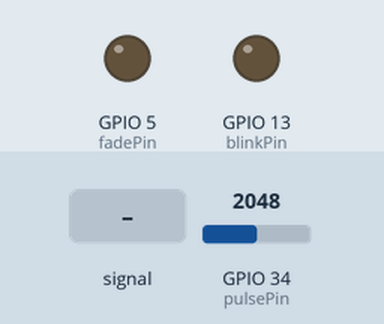
The sketch below on a simulated ESP32. Parts: output pins drawn as LEDs (lit = HIGH). The inputs (shaded band) are chosen by the test bench; at power-on: GPIO 34 (pulsePin) = 2048. WiFi joins after 1.5 s; servers stay silent unless stated; the local clock reads 2024-03-15 10:24:30 at power-on unless the sketch sets it; no MQTT or app messages arrive unless stated; what the sketch prints to the serial monitor is not drawn.

Above: at 2.7 s.
2.8 s: GPIO 34 (pulsePin) fed a 200 Hz sine of ±327 counts around its level
At 3.77 s:
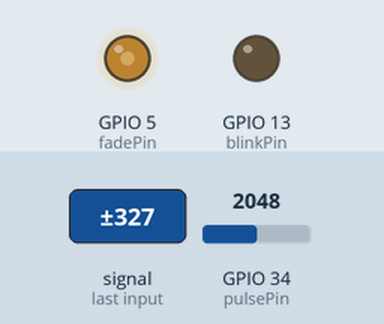
5.8 s: GPIO 34 (pulsePin) set to 2540
At 6.6 s:
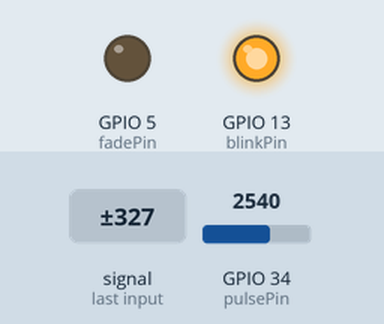
7.6 s: GPIO 34 (pulsePin) fed a 2 Hz sine of ±1228 counts around its level
At 8.22 s:
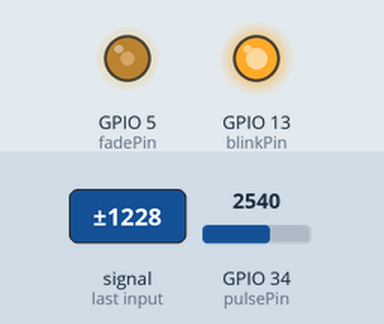
10.6 s: GPIO 34 (pulsePin) fed a 1000 Hz sine of ±1023 counts around its level
At 11.4 s:
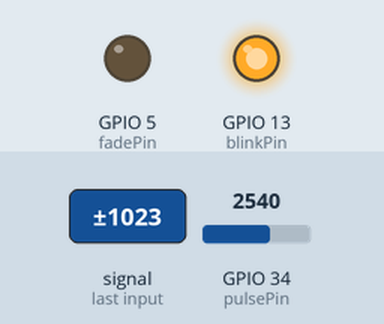
12.3 s: GPIO 34 (pulsePin) set to 2166
At 13.3 s:
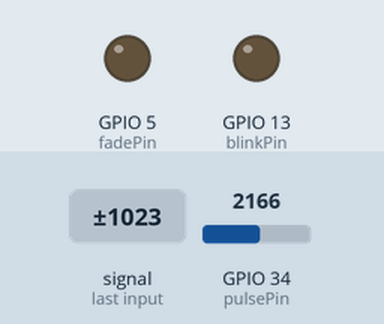
15.1 s: GPIO 34 (pulsePin) set to 2068
At 16.2 s:
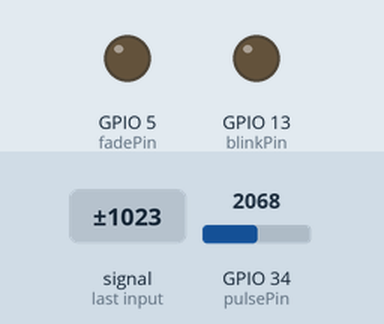
Timing chart, 0 to 17.6 s (numbered marks = the images above; inputs shaded):
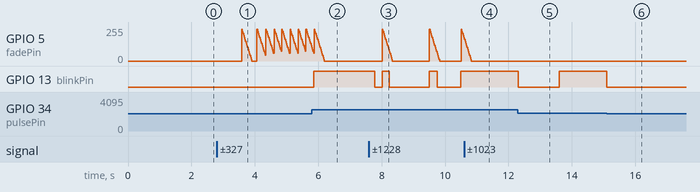

Measured:
- after the input at 5.8 s, GPIO 13 (blinkPin): LOW → HIGH after 0.06 s
- after the input at 10.6 s, GPIO 5 (fadePin): goes on until 10.8 s, then stays 0/255; GPIO 13 (blinkPin): stops changing and stays HIGH
- after the input at 12.3 s, GPIO 13 (blinkPin): HIGH → LOW at once, → HIGH 1.3 s later
- after the input at 15.1 s, GPIO 13 (blinkPin): HIGH → LOW at once

The sketch:

PulseSensorAmped_Arduino_1.5.0_ESP32_MQTT.ino
```cpp
/*  Pulse Sensor Amped 1.5    by Joel Murphy and Yury Gitman   http://www.pulsesensor.com

  ----------------------  Notes ----------------------  ----------------------
  This code:
  1) Blinks an LED to User's Live Heartbeat   PIN 13
  2) Fades an LED to User's Live HeartBeat    PIN 5
  3) Determines BPM
  4) Prints All of the Above to Serial

  Read Me:
  https://github.com/WorldFamousElectronics/PulseSensor_Amped_Arduino/blob/master/README.md
  ----------------------       ----------------------  ----------------------
*/
// June 5,2018
// ESP32 for MQTTversion by coniferconifer
// https://github.com/WorldFamousElectronics/PulseSensor_Amped_Arduino/
// bpm and ibi are transmitted to MQTT server (Thingsboard)
// see #ifdef ESP32 part

#define PROCESSING_VISUALIZER 1
#define SERIAL_PLOTTER  2

//  Variables
#define ESP32

#ifdef ESP32
#include "time.h"
#define TIMEZONE 9 //in Japan
#define NTP1 "time.google.com"
#define NTP2 "ntp.nict.jp"
#define NTP3 "ntp.jst.mfeed.ad.jp"

#define MQTT 3
#define LEDC_CHANNEL_0     0
#define LEDC_CHANNEL_1     1
#define LEDC_TIMER_8_BIT  8
#define LEDC_BASE_FREQ     5000
int pulsePin = 34;                 // Pulse Sensor purple wire connected to analog pin 34 , ADC6
int blinkPin = 13;                 // pin to blink led at each beat
int fadePin = 5;                  // pin to do fancy classy fading blink at each beat
#else
int pulsePin = 0;                 // Pulse Sensor purple wire connected to analog pin 0
int blinkPin = 13;                // pin to blink led at each beat
int fadePin = 5;                  // pin to do fancy classy fading blink at each beat
#endif


int fadeRate = 0;                 // used to fade LED on with PWM on fadePin

// Volatile Variables, used in the interrupt service routine!
volatile int BPM;                   // int that holds raw Analog in 0. updated every 2mS
volatile int Signal;                // holds the incoming raw data
volatile int IBI = 600;             // int that holds the time interval between beats! Must be seeded!
volatile boolean Pulse = false;     // "True" when User's live heartbeat is detected. "False" when not a "live beat".
volatile boolean QS = false;        // becomes true when Arduoino finds a beat.

// SET THE SERIAL OUTPUT TYPE TO YOUR NEEDS
// PROCESSING_VISUALIZER works with Pulse Sensor Processing Visualizer
//      https://github.com/WorldFamousElectronics/PulseSensor_Amped_Processing_Visualizer
// SERIAL_PLOTTER outputs sensor data for viewing with the Arduino Serial Plotter
//      run the Serial Plotter at 115200 baud: Tools/Serial Plotter or Command+L
//static int outputType = SERIAL_PLOTTER;
//static int outputType = PROCESSING_VISUALIZER;

#ifdef ESP32
static int outputType = MQTT;
#define VERSION "201800605"
#include <WiFi.h>
#include <PubSubClient.h>
#define VERBOSE
// index of WiFi access point
int AP = -1; // access point is not yet found , -1 means not WiFi , but Simple BLE mode
// do not use ADC2* pins with WiFi ON
// referer to "ADC2 Channel cannot be used when WiFi is in use #440"
// https://github.com/espressif/arduino-esp32/issues/440
//
// #define WIFI_POWERSAVE // intermittent WiFi connection reduces power consumpution from 0.18A to 0.08 A on average
//-------- Customise these values -----------
#include "credentials.h"
// credentials.h should include #define WIFI_SSID XXXXXX
//                        #define WIFI_PASS YYYYYY
//                       home , office
char* ssidArray[] = { WIFI_SSID , WIFI_SSID1, WIFI_SSID2};
char* passwordArray[] = {WIFI_PASS, WIFI_PASS1, WIFI_PASS2};
char* tokenArray[] = { TOKEN , TOKEN1, TOKEN2};
char* serverArray[] = {SERVER, SERVER1, SERVER2};
#define MQTTRETRY 1
#define DEVICE_TYPE "ESP32" //
String clientId = DEVICE_TYPE ; //uniq clientID will be generated from MAC
char topic[] = "v1/devices/me/telemetry"; //for Thingsboard
#define MQTTPORT 1883 //for Thingsboard or MQTT server
#define WARMUPTIME 10000 // 10sec
#define INTERVAL 30000 // msec to send data to MQTT server
WiFiClient wifiClient;
PubSubClient client(serverArray[0], MQTTPORT, wifiClient);

void displayTime() {
  struct tm timeInfo;
  if ( AP == -1) return; // BLE mode , do nothing
  getLocalTime(&timeInfo);
  Serial.printf("Date: %04d/%02d/%02d %02d:%02d:%02d , ",
                timeInfo.tm_year + 1900, timeInfo.tm_mon + 1, timeInfo.tm_mday,
                timeInfo.tm_hour, timeInfo.tm_min, timeInfo.tm_sec);

}
#define MAX_TRY 15
int initWiFi() {
  int i ;
  int numaccesspt = (sizeof(ssidArray) / sizeof((ssidArray)[0]));

#ifdef VERBOSE
  Serial.print("Number of Access Point = "); Serial.println(numaccesspt);
#endif
  for (i = 0;  i < numaccesspt; i++) {
#ifdef VERBOSE
    Serial.print("WiFi connecting to "); Serial.println(ssidArray[i]);
#endif
    WiFi.mode(WIFI_OFF);
    WiFi.begin(ssidArray[i], passwordArray[i]);

    int j;
    for (j = 0; j < MAX_TRY; j++) {
      if (WiFi.status() == WL_CONNECTED) {

        int rssi = WiFi.RSSI();
        Serial.printf("RSSI= %d\n", rssi);

        configTime(TIMEZONE * 3600L, 0,  NTP1, NTP2, NTP3);
#ifdef VERBOSE
        Serial.print("WiFi connected, IP address: "); Serial.println(WiFi.localIP());
#endif
        return (i);
      }

      delay(500);
#ifdef VERBOSE
      Serial.print(".");
#endif

    }
#ifdef VERBOSE
    Serial.println(" can not connect to WiFi AP");
#endif

  }
  return (-1);
}


int initWiFi_retry() {
#ifdef VERBOSE
  Serial.print("initWiFi_retry() WiFi connecting to "); Serial.println(ssidArray[AP]);
#endif
  //  Serial.print(" "); Serial.print(passwordArray[AP]);
  WiFi.mode(WIFI_OFF);
  WiFi.begin(ssidArray[AP], passwordArray[AP]);

  int j;
  for (j = 0; j < MAX_TRY; j++) {
    if (WiFi.status() == WL_CONNECTED) {
#ifdef VERBOSE
      Serial.print("WiFi connected, IP address: "); Serial.println(WiFi.localIP());
#endif
      return (AP);
    }
    delay(500);
#ifdef VERBOSE
    Serial.print(".");
#endif
  }
#ifdef VERBOSE
  Serial.println(" can not connect to WiFi AP");
#endif
  return (-1);
}

boolean mqttflag = false;
void publishToMQTT() {
  // WiFi mode
  String payload = "{";
  payload += "\"bpm\":"; payload +=  BPM ; payload += ",";
  payload += "\"ibi\":"; payload += IBI ;
  payload += "}";

  // dont send too long string to MQTT server
  // max 128byte
  displayTime();
#ifdef VERBOSE
  Serial.println(payload);
  Serial.print("AP = "); Serial.print(AP);
#endif

#ifdef VERBOSE
  Serial.print(" Reconnecting client to "); Serial.println(serverArray[AP]);
#endif
  int mqttloop = 0;
  while (1) { // for thingsboard MQTT server
    mqttflag = client.connect(clientId.c_str(),  tokenArray[AP], NULL);
    if (mqttflag == true) break;
    Serial.print("-"); delay(500);
    mqttloop++;
    if (mqttloop > MQTTRETRY) { //there may be something wrong
      mqttflag = false;
      initWiFi_retry();
      // ESP.restart();
      break;
    }
  }

  if (mqttflag == true) {
#ifndef DEEPSLEEP
    if (millis() > WARMUPTIME) { // check if pulse sensor get enough warm up time
#else
    if (true) { //in case of DEEP SLEEP , MQTT publish any time
#endif
      if (client.publish(topic, (char*) payload.c_str())) {
#ifdef VERBOSE
        Serial.println("Publish ok");
#endif
      } else {
#ifdef VERBOSE
        Serial.println("Publish failed");
#endif
      }
    } // WARMUP decision end
  } else {
#ifdef VERBOSE
    Serial.println("unable to connect to MQTT server");
#endif
  }

}
#endif  //ESP32


void setup() {
  pinMode(blinkPin, OUTPUT);        // pin that will blink to your heartbeat!
  pinMode(fadePin, OUTPUT);         // pin that will fade to your heartbeat!
  Serial.begin(115200);             // we agree to talk fast!
#ifdef ESP32
  // generate uniq clientId
  uint64_t chipid;
  chipid = ESP.getEfuseMac();
  clientId += "-";
  //  clientId += DEVICE_ID;
  clientId += String((uint32_t)chipid, HEX);
  Serial.println("clientId :" + clientId);

  AP = initWiFi();
  if ( AP != -1) {  // found  WiFi AP
    client.setClient(wifiClient);
    client.setServer(serverArray[AP], MQTTPORT); // MQTT server for NodeRED or MQTT by Thingsboarxd
  }
#endif

  interruptSetup();                 // sets up to read Pulse Sensor signal every 2mS
  // IF YOU ARE POWERING The Pulse Sensor AT VOLTAGE LESS THAN THE BOARD VOLTAGE,
  // UN-COMMENT THE NEXT LINE AND APPLY THAT VOLTAGE TO THE A-REF PIN
  //   analogReference(EXTERNAL);
#ifdef ESP32
  ledcSetup(LEDC_CHANNEL_0, LEDC_BASE_FREQ, LEDC_TIMER_8_BIT) ; // 8bit precision
  ledcAttachPin(fadePin, LEDC_CHANNEL_0) ; // assaign LED1 to CH0
#endif
}

long counter; long precounter;
boolean loopflag = false;
//  Where the Magic Happens
void loop() {
  long counter;
  serialOutput() ;

  if (QS == true) {    // A Heartbeat Was Found
    // BPM and IBI have been Determined
    // Quantified Self "QS" true when arduino finds a heartbeat
    fadeRate = 255;         // Makes the LED Fade Effect Happen
    // Set 'fadeRate' Variable to 255 to fade LED with pulse
    serialOutputWhenBeatHappens();   // A Beat Happened, Output that to serial.
    QS = false;                      // reset the Quantified Self flag for next time
  }

  ledFadeToBeat();                      // Makes the LED Fade Effect Happen
  delay(20);                             //  take a break

#ifdef ESP32
  counter = millis();
  counter = counter / INTERVAL; // send data to MQTT server every INTERVAL msec
  if ( counter == precounter) {
    if (AP != -1) {
      publishToMQTT();
      precounter = counter + 1;
    }
  }
#endif

}


void ledFadeToBeat() {
  fadeRate -= 15;                         //  set LED fade value
  fadeRate = constrain(fadeRate, 0, 255); //  keep LED fade value from going into negative numbers!
#ifdef ESP32
  ledcWrite(LEDC_CHANNEL_0, fadeRate) ;
#else
  analogWrite(fadePin, fadeRate);         //  fade LED
#endif

}
```

AllSerialHandling.ino
```cpp
//////////
/////////  All Serial Handling Code,
/////////  It's Changeable with the 'outputType' variable
/////////  It's declared at start of code.
/////////

void serialOutput(){   // Decide How To Output Serial.
  switch(outputType){
    case PROCESSING_VISUALIZER:
      sendDataToSerial('S', Signal);     // goes to sendDataToSerial function
      break;
    case SERIAL_PLOTTER:  // open the Arduino Serial Plotter to visualize these data
      Serial.print(BPM);
      Serial.print(",");
      Serial.print(IBI);
      Serial.print(",");
      Serial.println(Signal);
      break;
    default:
      break;
  }

}

//  Decides How To OutPut BPM and IBI Data
void serialOutputWhenBeatHappens(){
  switch(outputType){
    case PROCESSING_VISUALIZER:    // find it here https://github.com/WorldFamousElectronics/PulseSensor_Amped_Processing_Visualizer
      sendDataToSerial('B',BPM);   // send heart rate with a 'B' prefix
      sendDataToSerial('Q',IBI);   // send time between beats with a 'Q' prefix
      break;

    default:
      break;
  }
}

//  Sends Data to Pulse Sensor Processing App, Native Mac App, or Third-party Serial Readers.
void sendDataToSerial(char symbol, int data ){
    Serial.print(symbol);
    Serial.println(data);
  }
```

Interrupt.ino
```cpp
volatile int rate[10];                    // array to hold last ten IBI values
volatile unsigned long sampleCounter = 0;          // used to determine pulse timing
volatile unsigned long lastBeatTime = 0;           // used to find IBI
volatile int P = 512;                     // used to find peak in pulse wave, seeded
volatile int T = 512;                     // used to find trough in pulse wave, seeded
volatile int thresh = 530;                // used to find instant moment of heart beat, seeded
volatile int amp = 0;                   // used to hold amplitude of pulse waveform, seeded
volatile boolean firstBeat = true;        // used to seed rate array so we startup with reasonable BPM
volatile boolean secondBeat = false;      // used to seed rate array so we startup with reasonable BPM


hw_timer_t * timer = NULL;
volatile SemaphoreHandle_t timerSemaphore;
portMUX_TYPE timerMux = portMUX_INITIALIZER_UNLOCKED;


#define ESP32  // timer interrupt code for ESP32 added by coniferconifer
// see https://github.com/espressif/arduino-esp32/blob/master/libraries/ESP32/examples/Timer/RepeatTimer/RepeatTimer.ino
//
#ifdef ESP32
void IRAM_ATTR onTimer() {
#else
// THIS IS THE TIMER 2 INTERRUPT SERVICE ROUTINE.
// Timer 2 makes sure that we take a reading every 2 miliseconds
ISR(TIMER2_COMPA_vect) {
#endif

#ifdef ESP32
  portENTER_CRITICAL_ISR(&timerMux);          // cli();
#else
  cli();                                      // disable interrupts while we do this
#endif

  // triggered when Timer2 counts to 124
#ifndef ESP32
  Signal = analogRead(pulsePin);              // read the Pulse Sensor
#else
  Signal = analogRead(pulsePin) / 4;            // read the Pulse Sensor, bits of ESP32 ADC ch is 4 times larger
#endif
  sampleCounter += 2;                         // keep track of the time in mS with this variable
  int N = sampleCounter - lastBeatTime;       // monitor the time since the last beat to avoid noise

  //  find the peak and trough of the pulse wave
  if (Signal < thresh && N > (IBI / 5) * 3) { // avoid dichrotic noise by waiting 3/5 of last IBI
    if (Signal < T) {                       // T is the trough
      T = Signal;                         // keep track of lowest point in pulse wave
    }
  }

  if (Signal > thresh && Signal > P) {        // thresh condition helps avoid noise
    P = Signal;                             // P is the peak
  }                                        // keep track of highest point in pulse wave

  //  NOW IT'S TIME TO LOOK FOR THE HEART BEAT
  // signal surges up in value every time there is a pulse
  if (N > 250) {                                  // avoid high frequency noise
    if ( (Signal > thresh) && (Pulse == false) && (N > (IBI / 5) * 3) ) {
      Pulse = true;                               // set the Pulse flag when we think there is a pulse
      digitalWrite(blinkPin, HIGH);               // turn on pin 13 LED
      IBI = sampleCounter - lastBeatTime;         // measure time between beats in mS
      lastBeatTime = sampleCounter;               // keep track of time for next pulse

      if (secondBeat) {                      // if this is the second beat, if secondBeat == TRUE
        secondBeat = false;                  // clear secondBeat flag
        for (int i = 0; i <= 9; i++) {       // seed the running total to get a realisitic BPM at startup
          rate[i] = IBI;
        }
      }

      if (firstBeat) {                       // if it's the first time we found a beat, if firstBeat == TRUE
        firstBeat = false;                   // clear firstBeat flag
        secondBeat = true;                   // set the second beat flag
        sei();                               // enable interrupts again
        return;                              // IBI value is unreliable so discard it
      }


      // keep a running total of the last 10 IBI values
      word runningTotal = 0;                  // clear the runningTotal variable

      for (int i = 0; i <= 8; i++) {          // shift data in the rate array
        rate[i] = rate[i + 1];                // and drop the oldest IBI value
        runningTotal += rate[i];              // add up the 9 oldest IBI values
      }

      rate[9] = IBI;                          // add the latest IBI to the rate array
      runningTotal += rate[9];                // add the latest IBI to runningTotal
      runningTotal /= 10;                     // average the last 10 IBI values
      BPM = 60000 / runningTotal;             // how many beats can fit into a minute? that's BPM!
      QS = true;                              // set Quantified Self flag
      // QS FLAG IS NOT CLEARED INSIDE THIS ISR
    }
  }

  if (Signal < thresh && Pulse == true) {  // when the values are going down, the beat is over
    digitalWrite(blinkPin, LOW);           // turn off pin 13 LED
    Pulse = false;                         // reset the Pulse flag so we can do it again
    amp = P - T;                           // get amplitude of the pulse wave
    thresh = amp / 2 + T;                  // set thresh at 50% of the amplitude
    P = thresh;                            // reset these for next time
    T = thresh;
  }

  if (N > 2500) {                          // if 2.5 seconds go by without a beat
    thresh = 530;                          // set thresh default
    P = 512;                               // set P default
    T = 512;                               // set T default
    lastBeatTime = sampleCounter;          // bring the lastBeatTime up to date
    firstBeat = true;                      // set these to avoid noise
    secondBeat = false;                    // when we get the heartbeat back
  }

#ifndef ESP32
  sei();                                   // enable interrupts when youre done!
#else
  portEXIT_CRITICAL_ISR(&timerMux);
  // Give a semaphore that we can check in the loop
  xSemaphoreGiveFromISR(timerSemaphore, NULL);
  // It is safe to use digitalRead/Write here if you want to toggle an output
#endif
}// end isr

void interruptSetup() { // CHECK OUT THE Timer_Interrupt_Notes TAB FOR MORE ON INTERRUPTS
#ifndef ESP32
  // Initializes Timer2 to throw an interrupt every 2mS.
  TCCR2A = 0x02;     // DISABLE PWM ON DIGITAL PINS 3 AND 11, AND GO INTO CTC MODE
  TCCR2B = 0x06;     // DON'T FORCE COMPARE, 256 PRESCALER
  OCR2A = 0X7C;      // SET THE TOP OF THE COUNT TO 124 FOR 500Hz SAMPLE RATE
  TIMSK2 = 0x02;     // ENABLE INTERRUPT ON MATCH BETWEEN TIMER2 AND OCR2A
  sei();             // MAKE SURE GLOBAL INTERRUPTS ARE ENABLED
  // Create semaphore to inform us when the timer has fired
#else
  timerSemaphore = xSemaphoreCreateBinary();

  // Use 1st timer of 4 (counted from zero).
  // Set 80 divider for prescaler (see ESP32 Technical Reference Manual for more
  // info).
  timer = timerBegin(0, 80, true);

  // Attach onTimer function to our timer.
  timerAttachInterrupt(timer, &onTimer, true);

  // Set alarm to call onTimer function every second (value in microseconds).
  // Repeat the alarm (third parameter)
  timerAlarmWrite(timer, 2000, true);

  // Start an alarm
  timerAlarmEnable(timer);
#endif
}
```

Source omitted: Timer_Interrupt_Notes.ino (12406 bytes), credentials-sample.h (391 bytes)
